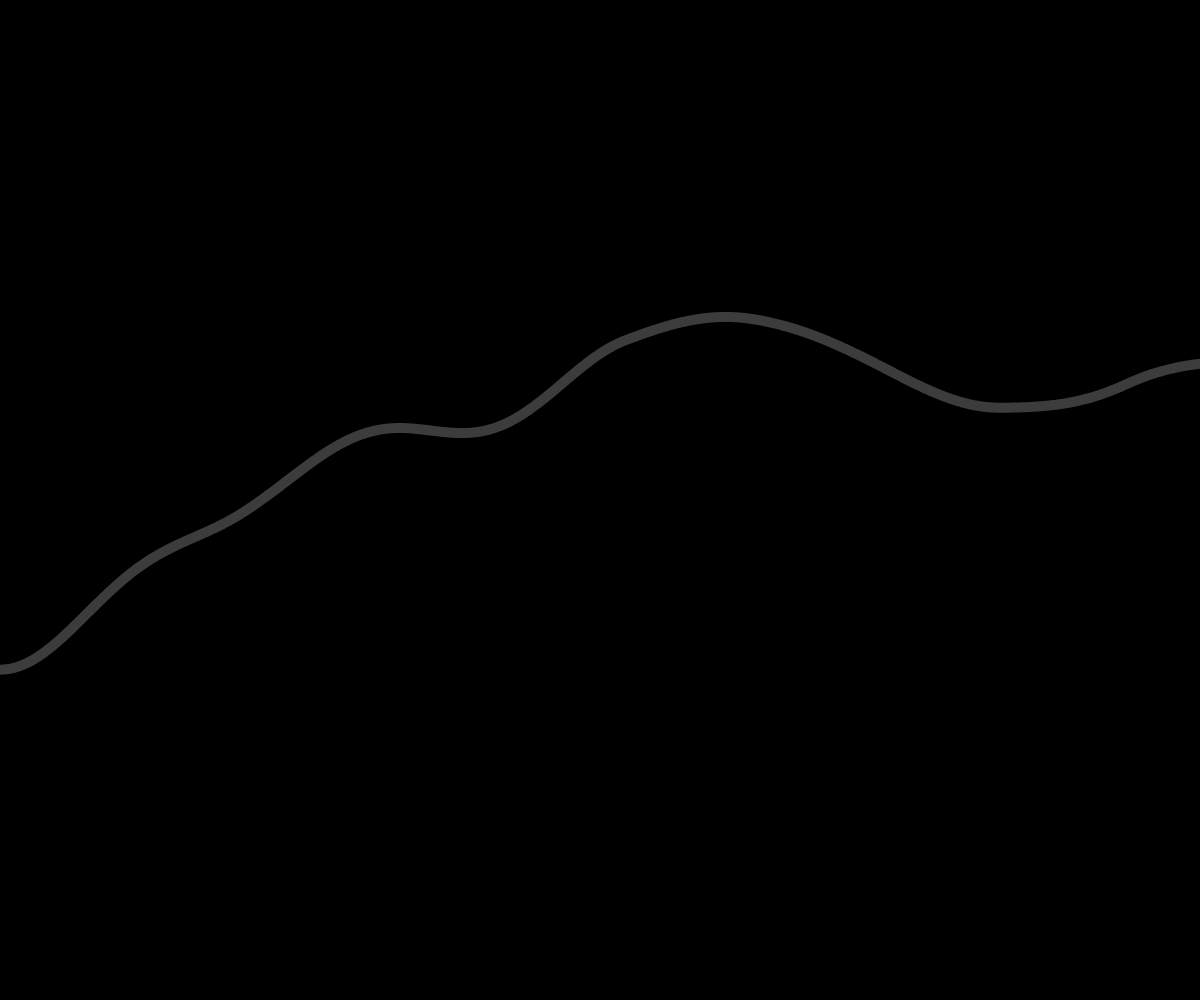
Frame 1 (no input)
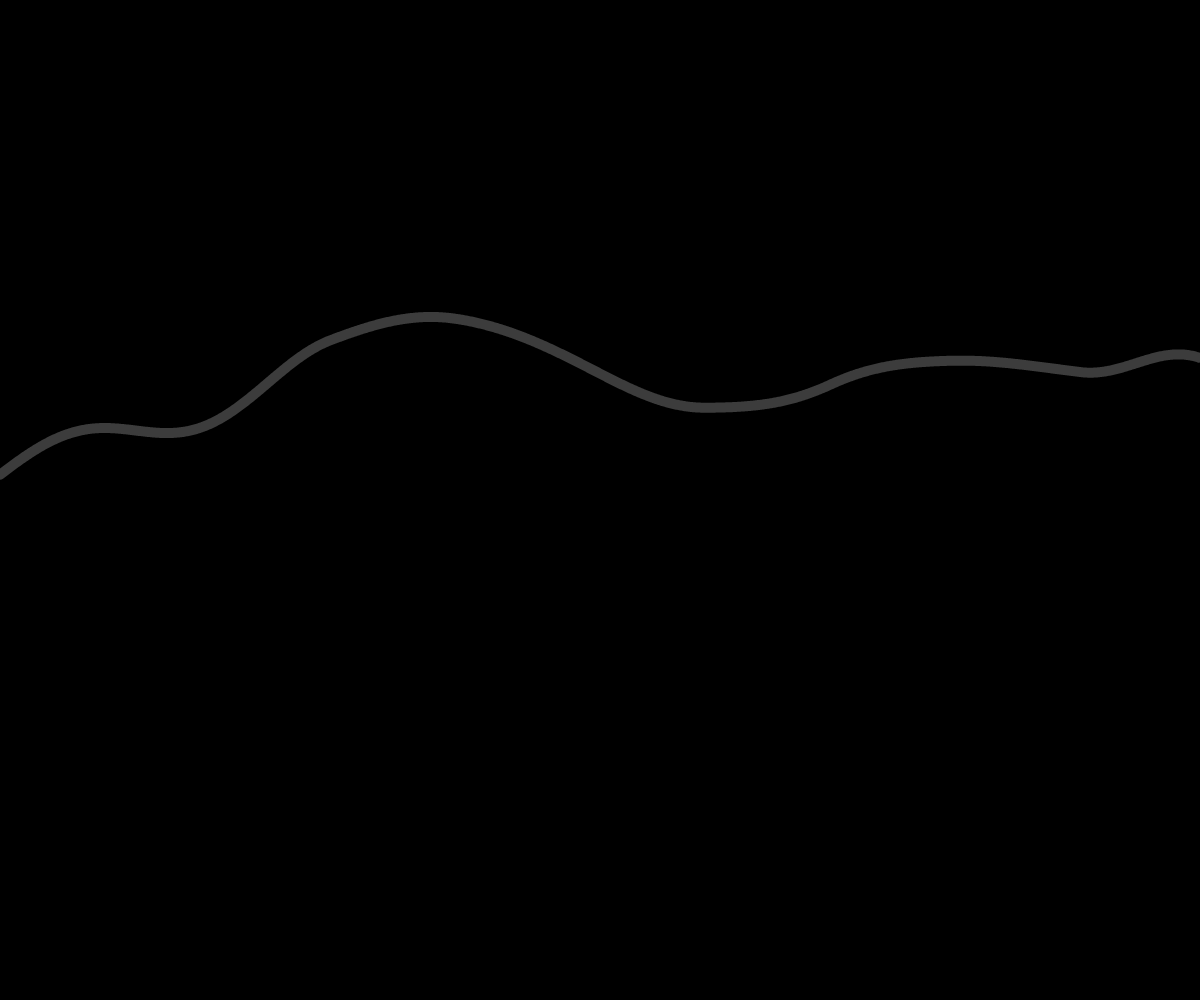
Frame 60 (no input)
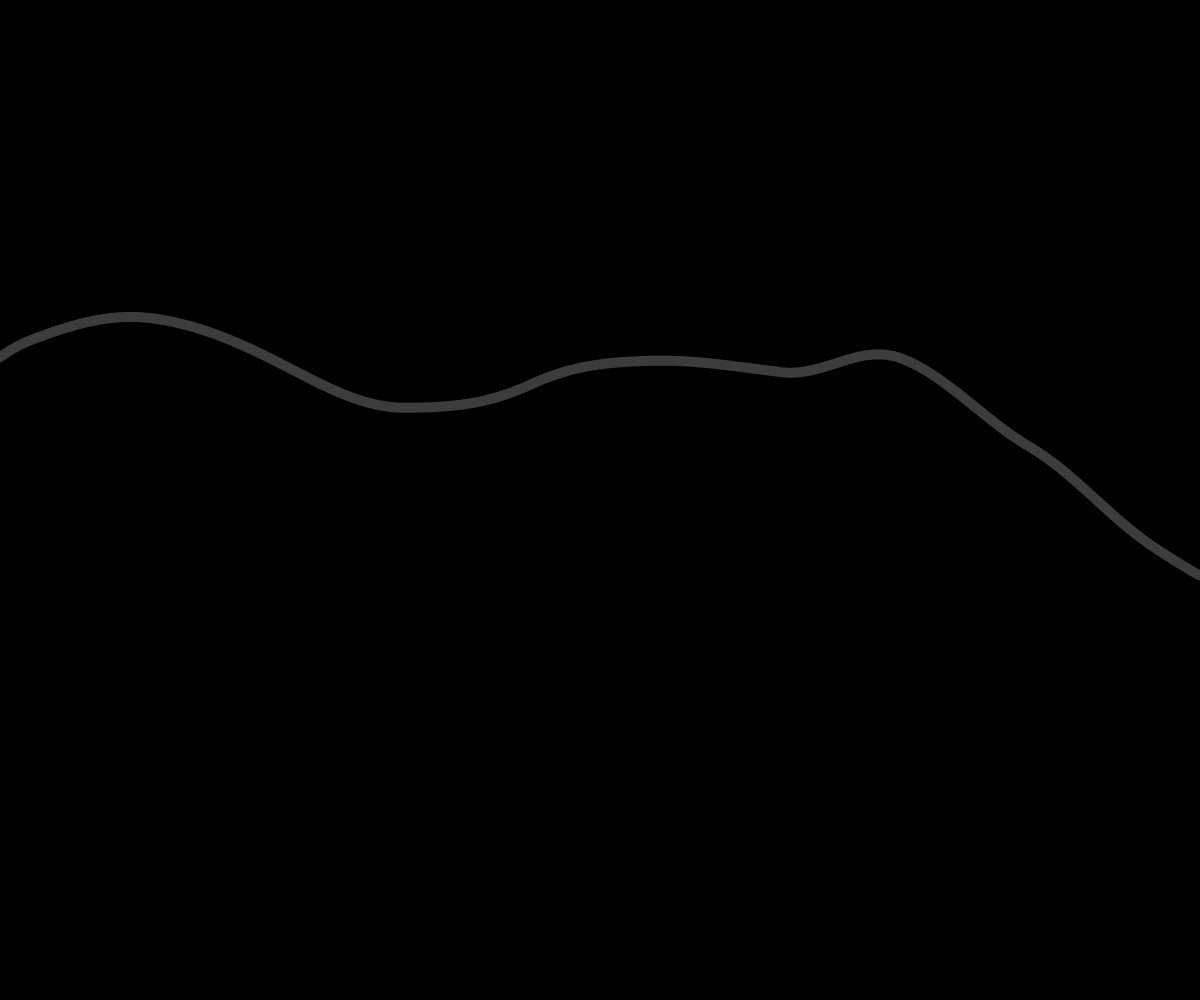
Frame 120 (the mouse pressed at the canvas centre since frame 60)

The p5.js sketch that drew these frames (run headless with seeded random() and noise() and a simulated clock; from frame 60 on, the mouse is pressed at the canvas centre):

// p5.js sketch
// ── sketch.js
let inc = 0;
let incc = .005;
let yinc = 1000;

let x = 0;




function setup() {
  createCanvas(windowWidth, windowHeight);
}
//TODO: testing this extension and it works
function draw() {
  background(0);
  //noiseLine();
  noiseFlatMap();

}

function noiseFlatMap(){
  noFill();
  strokeWeight(10);
  stroke(60);
  beginShape();
  let xoff = inc;
  for(let i = 0; i < width; i++){
    let y = height*noise(xoff);
    vertex(i, y);
    xoff+=.001;
  }
  endShape();
  inc+=incc;
}
 
function noiseLine(){
  strokeWeight(10);
  let xoff = inc;
  let yoff = yinc;

  let loopd = 0;
  let colors = ['red', 'orange', 'yellow', 'green', 'blue', 'purple'];

  if(x == 6){
    x = 0;
  }
  stroke(colors[x]);

  noFill();
  beginShape();
  for(let i = 0; i < 25; i++){
  // if(x == 6){
  //   x = 0;
  // }
  // stroke(colors[x]);
  vertex(noise(xoff-loopd, yoff-loopd)*width, noise(yoff-loopd,xoff-loopd)*height);
  loopd-=.02;
  }
  endShape();
  // stroke('red');
  // point(noise(xoff2)*width, noise(yoff2)*width);
  // stroke('blue');
  // point(noise(xoff2-.02)*width, noise(yoff2-.02)*width);
  // stroke('green');
  // point(noise(xoff2-.04)*width, noise(yoff2-.04)*width);
  inc+=incc;
  yinc+= incc;
  if(frameCount%5 == 0){
    x++;
  }
}
